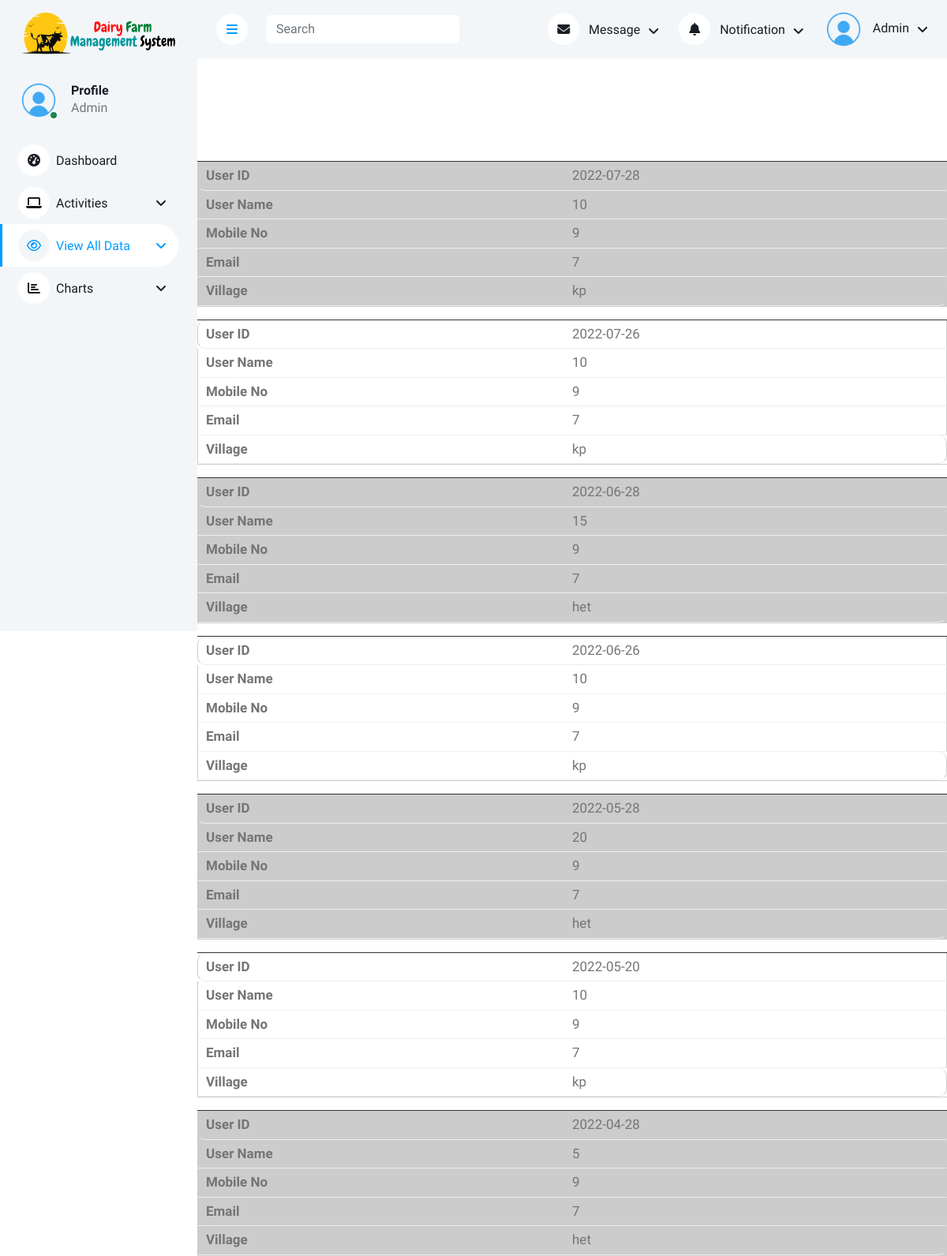
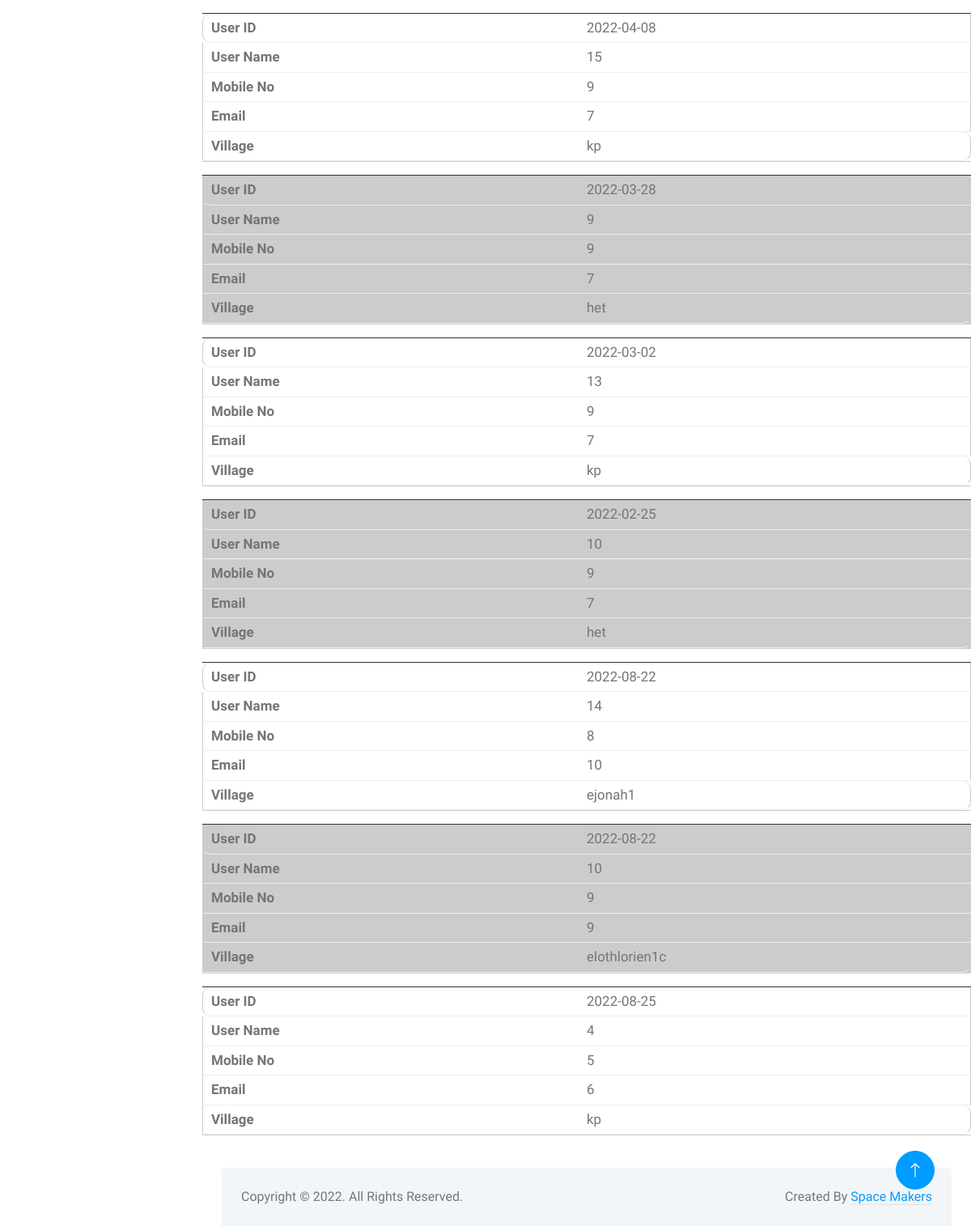
The page /admin/view_milk_data.php on the database its author committed (2 pictures, top to bottom).
### tables this page shows
CREATE TABLE `milk_collection` (
  `milk_id` int(11) NOT NULL,
  `user_id` varchar(20) NOT NULL,
  `dairy_id` varchar(20) DEFAULT NULL,
  `total_animal` int(10) DEFAULT NULL,
  `liter` int(10) NOT NULL,
  `fat` int(20) NOT NULL,
  `snf` int(11) NOT NULL,
  `date` date NOT NULL DEFAULT current_timestamp(),
  `year` year(4) NOT NULL DEFAULT current_timestamp()
);

CREATE TABLE `user` (
  `user_id` int(20) NOT NULL,
  `role` enum('Admin','dairy attendent','user') NOT NULL,
  `user_name` varchar(20) NOT NULL,
  `password` varchar(20) NOT NULL,
  `mobile_no` bigint(11) NOT NULL,
  `email` varchar(255) NOT NULL,
  `village` varchar(20) NOT NULL,
  `taluka` varchar(20) NOT NULL,
  `district` varchar(20) NOT NULL,
  `state` varchar(20) NOT NULL
);

### admin/view_milk_data.php (the view, shortened to what this page needs)
<?php
$con = mysqli_connect("localhost", "root", "", "dairy_management");
?>
<!DOCTYPE html>
<html lang="en">
<head>
	<link href="https://cdnjs.cloudflare.com/ajax/libs/font-awesome/5.10.0/css/all.min.css" rel="stylesheet">
	<link href="https://cdn.jsdelivr.net/npm/bootstrap-icons@1.4.1/font/bootstrap-icons.css" rel="stylesheet">
	<link href="lib/owlcarousel/assets/owl.carousel.min.css" rel="stylesheet">
	<link href="lib/tempusdominus/css/tempusdominus-bootstrap-4.min.css" rel="stylesheet" />
	<link href="css/bootstrap.min.css" rel="stylesheet">
	<link href="css/style.css" rel="stylesheet">
	<link rel="stylesheet" type="text/css" href="https://cdn.datatables.net/1.12.1/css/jquery.dataTables.css">
</head>
<body>
	<div class="container-xxl position-relative bg-white d-flex p-0">
		<?php
		include "sidebar/view_all_data/3.php"
		?>
		<div class="content">
			<?php
			include "header.php"
			?>
			<br>
			<table id="table_id">
				<tbody>
					<?php
					$query = mysqli_query($con, "select liter,fat,snf,date,user.user_name from milk_collection,user where user.user_id=milk_collection.user_id ");
					while ($result1 = mysqli_fetch_assoc($query)) {
						echo "
			   <tr>
			   <td>" . $result1['date'] . "</td>
			   <td>" . $result1['liter'] . "</td>
			   <td>" . $result1['fat'] . "</td>
			   <td>" . $result1['snf'] . "</td>
			   <td>" . $result1['user_name'] . "</td>
			   </tr>
			   ";
					}
					?>
				</tbody>
			</table>
</body>
</html>
<?php
include "footer.php"
?>
<a href="#" class="btn btn-lg btn-primary btn-lg-square back-to-top"><i class="bi bi-arrow-up"></i></a>
</body>
</html>

### admin/sidebar/view_all_data/3.php (shortened to what this page needs)
<div class="sidebar pe-4 pb-3">
           <nav class="navbar bg-light navbar-light">
               <a href="index.php" class="navbar-brand mx-4 mb-3">
                   <h3 class="text-primary"></i><img src="img/dfms.png" height="60"  width="200"></h3>
               </a>
               <div class="d-flex align-items-center ms-4 mb-4">
                   <div class="position-relative">
                       <img class="rounded-circle" src="img/admin.png" alt="" style="width: 50px; height: 50px;">
                       <div class="bg-success rounded-circle border border-2 border-white position-absolute end-0 bottom-0 p-1"></div>
                   </div>
                   <div class="ms-3">
                       <h6 class="mb-0">Profile</h6>
                       <span>Admin</span>
                   </div>
               </div>
               <div class="navbar-nav w-100">
                   <a href="index.php" class="nav-item nav-link"><i class="fa fa-tachometer-alt me-2"></i>Dashboard</a>
				<div class="nav-item dropdown">
                       <a href="#" class="nav-link dropdown-toggle" data-bs-toggle="dropdown"><i class="fa fa-laptop me-2"></i>Activities</a>
					<div class="nav-item dropdown">
                       <a href="#" class="nav-link dropdown-toggle active" data-bs-toggle="dropdown"><i class="fa fa-eye me-2"></i>View All Data</a>
					<div class="nav-item dropdown">
                       <a href="#" class="nav-link dropdown-toggle" data-bs-toggle="dropdown"><i class="fa fa-chart-bar me-2"></i>Charts</a>
               </div>
           </nav>
       </div>

### admin/header.php (shortened to what this page needs)
<nav class="navbar navbar-expand bg-light navbar-light sticky-top px-4 py-0">
                <a href="#" class="sidebar-toggler flex-shrink-0">
                    <i class="fa fa-bars"></i>
                </a>
                <form class="d-none d-md-flex ms-4">
                    <input class="form-control border-0" type="search" placeholder="Search">
                </form>
                <div class="navbar-nav align-items-center ms-auto">
                    <div class="nav-item dropdown">
                        <a href="#" class="nav-link dropdown-toggle" data-bs-toggle="dropdown">
                            <i class="fa fa-envelope me-lg-2"></i>
                            <span class="d-none d-lg-inline-flex">Message</span>
                        </a>
                    </div>
                    <div class="nav-item dropdown">
                        <a href="#" class="nav-link dropdown-toggle" data-bs-toggle="dropdown">
                            <i class="fa fa-bell me-lg-2"></i>
                            <span class="d-none d-lg-inline-flex">Notification</span>
                        </a>
                    </div>
                    <div class="nav-item dropdown">
                        <a href="#" class="nav-link dropdown-toggle" data-bs-toggle="dropdown">
                            <img class="rounded-circle me-lg-2" src="img/admin.png" alt="" style="width: 50px; height: 50px;">
                            <span class="d-none d-lg-inline-flex">Admin</span>
                        </a>
                    </div>
                </div>
            </nav>

### admin/footer.php
<div class="container-fluid pt-4 px-4">
                <div class="bg-light rounded-top p-4">
                    <div class="row">
                        <div class="col-12 col-sm-6 text-center text-sm-start">
                            Copyright © 2022. All Rights Reserved.
                        </div>
                        <div class="col-12 col-sm-6 text-center text-sm-end">
                        Created By <a class="border-bottom" href="index.php">Space Makers</a>
                        </div>
                    </div>
                </div>
            </div>

### admin/css/style.css (style rules this page uses)
:root { --primary: #009CFF; --light: #F3F6F9; --dark: #191C24; }
.back-to-top { position: fixed; display: none; right: 45px; bottom: 45px; z-index: 99; }
.btn { transition: .5s; }
.btn.btn-primary { color: #FFFFFF; }
.btn-lg-square { width: 48px; height: 48px; }
.btn-square, .btn-sm-square, .btn-lg-square { padding: 0; display: inline-flex; align-items: center; justify-content: center; font-weight: normal; border-radius: 50px; }
.sidebar { position: fixed; top: 0; left: 0; bottom: 0; width: 250px; height: 100vh; overflow-y: auto; background: var(--light); transition: 0.5s; z-index: 999; }
.content { margin-left: 250px; min-height: 100vh; background: #FFFFFF; transition: 0.5s; }
@media (min-width: 992px) { .sidebar { margin-left: 0; } }
@media (min-width: 992px) { .content { width: calc(100% - 250px); } }
.sidebar .navbar .navbar-nav .nav-link { padding: 7px 20px; color: var(--dark); font-weight: 500; border-left: 3px solid var(--light); border-radius: 0 30px 30px 0; outline: none; }
.sidebar .navbar .navbar-nav .nav-link:hover, .sidebar .navbar .navbar-nav .nav-link.active { color: var(--primary); background: #FFFFFF; border-color: var(--primary); }
.sidebar .navbar .navbar-nav .nav-link i { width: 40px; height: 40px; display: inline-flex; align-items: center; justify-content: center; background: #FFFFFF; border-radius: 40px; }
.sidebar .navbar .navbar-nav .nav-link:hover i, .sidebar .navbar .navbar-nav .nav-link.active i { background: var(--light); }
.sidebar .navbar .dropdown-toggle::after { position: absolute; top: 15px; right: 15px; border: none; content: "\f107"; font-family: "Font Awesome 5 Free"; font-weight: 900; transition: .5s; }
.content .navbar .navbar-nav .nav-link { margin-left: 25px; padding: 12px 0; color: var(--dark); outline: none; }
.content .navbar .sidebar-toggler, .content .navbar .navbar-nav .nav-link i { width: 40px; height: 40px; display: inline-flex; align-items: center; justify-content: center; background: #FFFFFF; border-radius: 40px; }
.content .navbar .dropdown-toggle::after { margin-left: 6px; vertical-align: middle; border: none; content: "\f107"; font-family: "Font Awesome 5 Free"; font-weight: 900; transition: .5s; }

### rows shown on the page
milk_collection: date "2022-07-28", liter "10", fat "9", snf "7", user.user_name "kp"
milk_collection: date "2022-07-26", liter "10", fat "9", snf "7", user.user_name "kp"
milk_collection: date "2022-06-28", liter "15", fat "9", snf "7", user.user_name "het"
milk_collection: date "2022-06-26", liter "10", fat "9", snf "7", user.user_name "kp"
milk_collection: date "2022-05-28", liter "20", fat "9", snf "7", user.user_name "het"
milk_collection: date "2022-05-20", liter "10", fat "9", snf "7", user.user_name "kp"
milk_collection: date "2022-04-28", liter "5", fat "9", snf "7", user.user_name "het"
milk_collection: date "2022-04-08", liter "15", fat "9", snf "7", user.user_name "kp"
milk_collection: date "2022-03-28", liter "9", fat "9", snf "7", user.user_name "het"
milk_collection: date "2022-03-02", liter "13", fat "9", snf "7", user.user_name "kp"
milk_collection: date "2022-02-25", liter "10", fat "9", snf "7", user.user_name "het"
milk_collection: date "2022-08-22", liter "14", fat "8", snf "10", user.user_name "ejonah1"
milk_collection: date "2022-08-22", liter "10", fat "9", snf "9", user.user_name "elothlorien1c"
milk_collection: date "2022-08-25", liter "4", fat "5", snf "6", user.user_name "kp"
